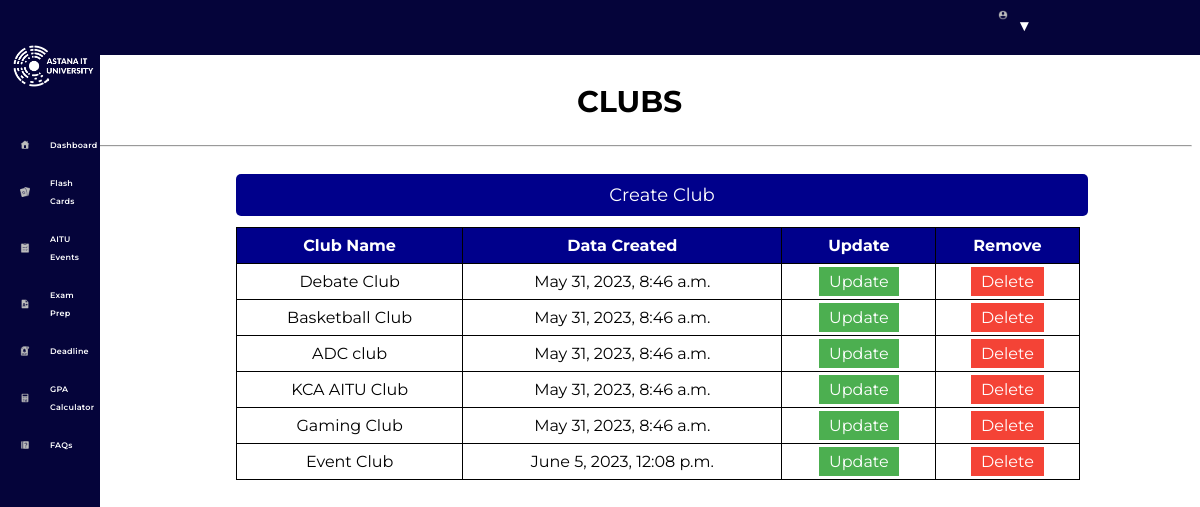
/aituevents/ (signed in), run on an earlier commit of the app's database.
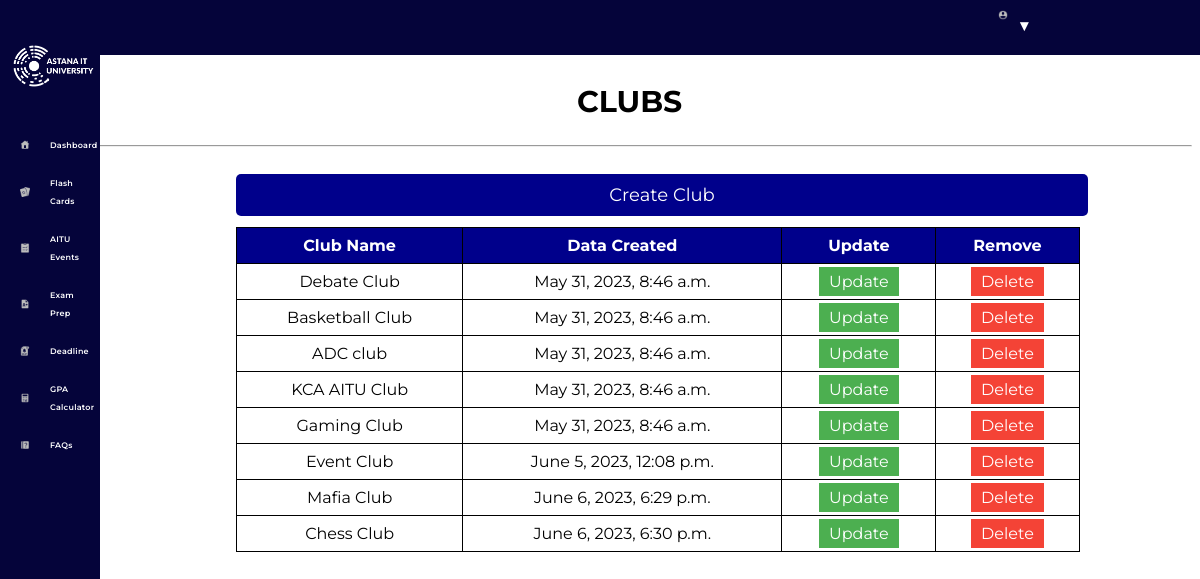
And on a later commit of the database.
### events/models.py (models this page shows, shortened)
class Club(models.Model):
	name  = models.CharField('Club name',max_length = 120)
	description = models.TextField(blank=True)
	mission = models.TextField(blank=True)
	members = models.ManyToManyField(Student, blank = True)
	club_image = models.ImageField(null = True, blank = True, upload_to = "images/")
	image2 = models.ImageField(null = True, blank = True, upload_to = "images/")
	data_created = models.DateTimeField(auto_now_add = True, null = True)

### events/views.py (the view)
# urls.py: path('aituevents/',views.aituevents, name = "aituevents"),
def aituevents(request):
	name = "Rayimbe"
	clubs = Club.objects.all()
	if request.user.is_superuser:
		return render(request, 'adminpanel/editevent.html',{ "club_list": clubs})
	else:
		return render(request, 'aituevents.html',{ "club_list": clubs})

### events/templates/adminpanel/editevent.html (shortened to what this page needs)
{% extends 'base.html'  %}
{% load static %}
	{% block content %}
	<link rel="stylesheet" href="{% static 'events.css' %}">
	<section class = "base">
        <h2>CLUBS</h2>
        <hr>
        <br>
    <a class="create" href = "{% url 'createclub' %}">Create Club</a>
    <table>
    <tr>
      <th>Club Name</th>
      <th>Data Created</th>
      <th>Update</th>
      <th>Remove</th>
    </tr>
     {% for club in club_list %}
    <tr>
      <td>{{club.name}}</td>
      <td>{{club.data_created}}</td>
      <td>
        <a class = "update-button" href="{%  url 'updateclub' club.id %}">Update</a>
      </td>
      <td>
        <a class = "delete-button" href="{%  url 'deleteclub' club.id %}">Delete</a>
      </td>
    </tr>
  {% endfor %}
  </table>
</section>
    {% endblock %}

What changed in the data, as far as the page shows it:
added Club: name "Mafia Club", data_created "June 6, 2023, 6:29 p.m."
added Club: name "Chess Club", data_created "June 6, 2023, 6:30 p.m."
